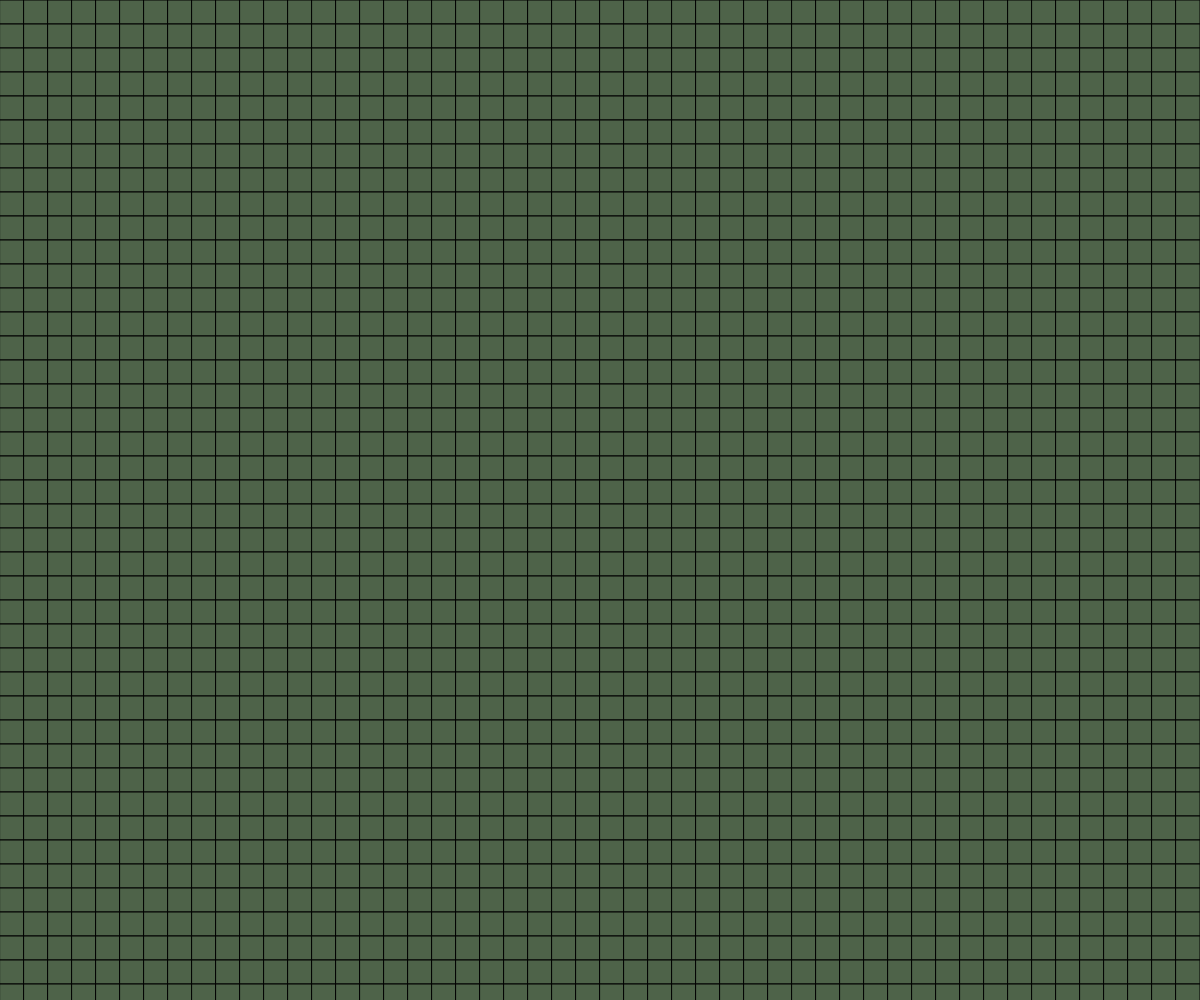
Frame 1 (no input)
Frame 60 (no input): identical to frame 1, image omitted
Frame 120 (the mouse pressed at the canvas centre since frame 60): identical to frame 1, image omitted

The p5.js sketch that drew this single still picture (run headless with seeded random() and noise() and a simulated clock; from frame 60 on, the mouse is pressed at the canvas centre):

// p5.js sketch
// ── sketch.js
//create a program that enables us to customize the number of squares in a grid

function setup() {//runs once
  createCanvas (windowWidth,windowHeight); //creates a canvas 720x720
//  background(78,99,73);
}

function draw() {//runs in a loop
  fill(78,99,73);
  strokeWeight(1)


  var num = 50; //number of sides in the array
  var sideLen = windowWidth/num; // side length variable

  for(var i=0; i<windowWidth; i+=sideLen){
    for (var j=0; j<windowWidth; j+=sideLen){
      quad(i,j,
           i+sideLen,j,
           i+sideLen,j+sideLen,
           i,j+sideLen);
    }
  }
  // for(var i=0; i<2; i++){
  //   for (var j=0; j<2; j++){
  //     quad(i*300,j*300,
  //          i*300+300,j*300,
  //          i*300+300,j*300+300,
  //          i*300,j*300+300);
  //   }
  // }
}
